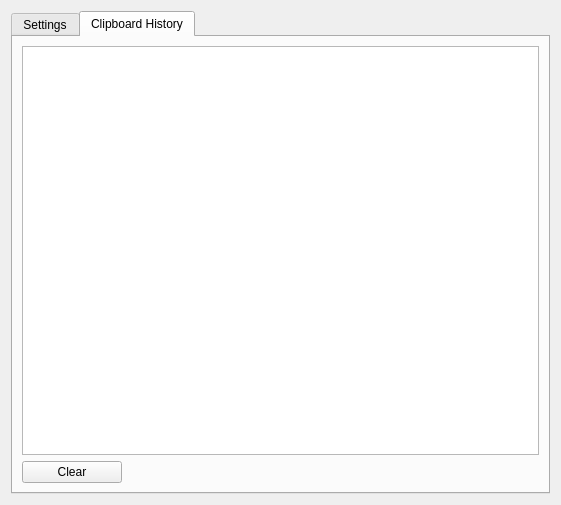
<?xml version="1.0" encoding="UTF-8"?>
<ui version="4.0">
 <class>Clipper</class>
 <widget class="QWidget" name="Clipper">
  <property name="geometry">
   <rect>
    <x>0</x>
    <y>0</y>
    <width>561</width>
    <height>505</height>
   </rect>
  </property>
  <property name="windowTitle">
   <string>Clipper</string>
  </property>
  <property name="windowIcon">
   <iconset resource="Clipper.qrc">
    <normaloff>:/clipper.ico</normaloff>:/clipper.ico</iconset>
  </property>
  <layout class="QVBoxLayout" name="verticalLayout">
   <item>
    <widget class="QTabWidget" name="tabWidget">
     <property name="currentIndex">
      <number>1</number>
     </property>
     <widget class="QWidget" name="settingsTab">
      <attribute name="title">
       <string>Settings</string>
      </attribute>
      <layout class="QVBoxLayout" name="verticalLayout_3">
       <item>
        <widget class="QGroupBox" name="groupBox">
         <property name="title">
          <string>Hotkeys</string>
         </property>
         <layout class="QFormLayout" name="formLayout">
          <item row="0" column="0">
           <widget class="QLabel" name="label">
            <property name="text">
             <string>Shorten link:</string>
            </property>
           </widget>
          </item>
          <item row="0" column="1">
           <widget class="QPushButton" name="shortenLinkButton">
            <property name="maximumSize">
             <size>
              <width>100</width>
              <height>16777215</height>
             </size>
            </property>
            <property name="text">
             <string/>
            </property>
           </widget>
          </item>
          <item row="1" column="0">
           <widget class="QLabel" name="label_2">
            <property name="text">
             <string>Publish paste:</string>
            </property>
           </widget>
          </item>
          <item row="1" column="1">
           <widget class="QPushButton" name="publishPasteButton">
            <property name="maximumSize">
             <size>
              <width>100</width>
              <height>16777215</height>
             </size>
            </property>
            <property name="text">
             <string/>
            </property>
           </widget>
          </item>
          <item row="2" column="1">
           <widget class="QPushButton" name="makeScreenshotButton">
            <property name="maximumSize">
             <size>
              <width>100</width>
              <height>16777215</height>
             </size>
            </property>
            <property name="text">
             <string/>
            </property>
           </widget>
          </item>
          <item row="2" column="0">
           <widget class="QLabel" name="label_3">
            <property name="text">
             <string>Make 
screenshot:</string>
            </property>
           </widget>
          </item>
         </layout>
        </widget>
       </item>
       <item>
        <widget class="QPushButton" name="saveButton">
         <property name="maximumSize">
          <size>
           <width>100</width>
           <height>16777215</height>
          </size>
         </property>
         <property name="text">
          <string>Save</string>
         </property>
        </widget>
       </item>
      </layout>
     </widget>
     <widget class="QWidget" name="historyTab">
      <attribute name="title">
       <string>Clipboard History</string>
      </attribute>
      <layout class="QVBoxLayout" name="verticalLayout_2">
       <item>
        <widget class="QListWidget" name="listWidget"/>
       </item>
       <item>
        <widget class="QPushButton" name="clearButton">
         <property name="maximumSize">
          <size>
           <width>100</width>
           <height>16777215</height>
          </size>
         </property>
         <property name="text">
          <string>Clear</string>
         </property>
        </widget>
       </item>
      </layout>
     </widget>
    </widget>
   </item>
  </layout>
 </widget>
 <resources>
  <include location="Clipper.qrc"/>
 </resources>
 <connections/>
</ui>
